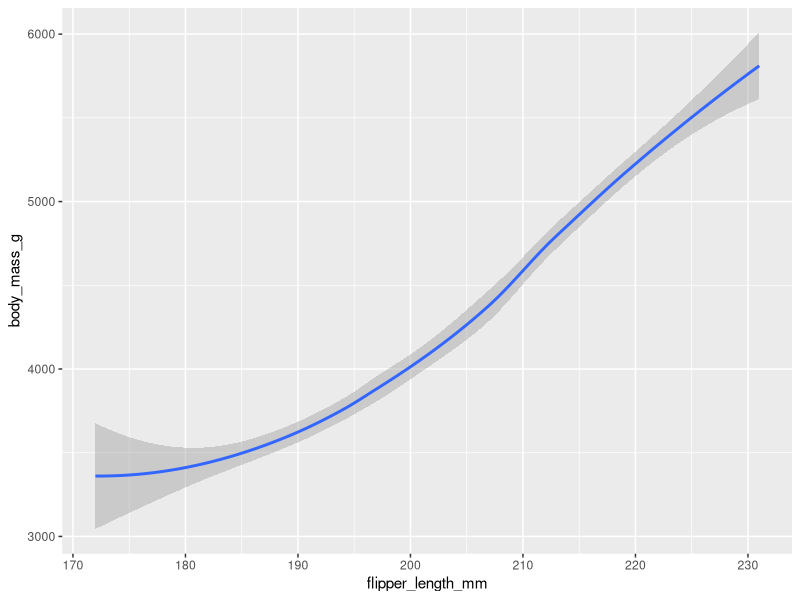
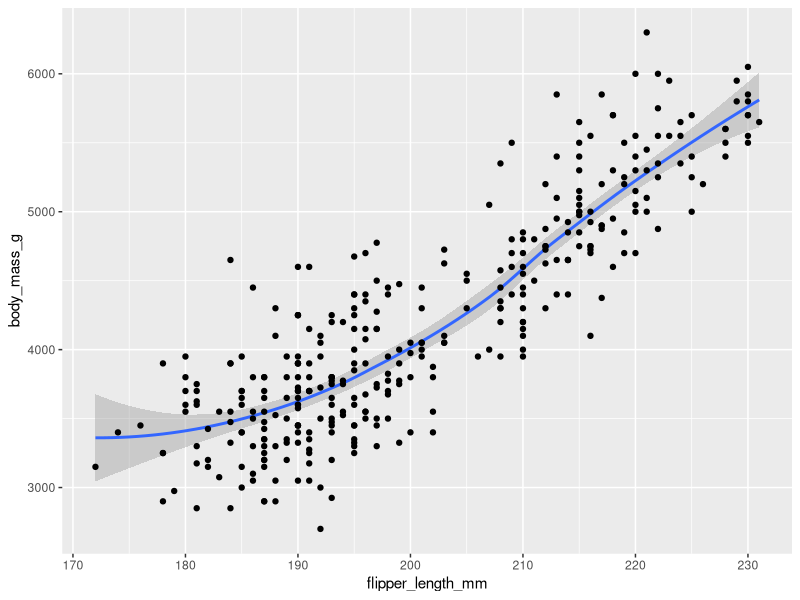
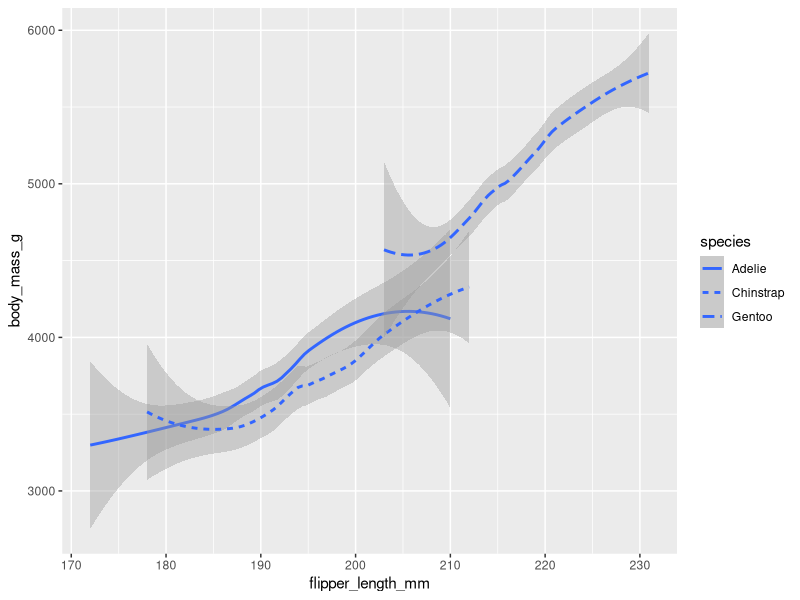
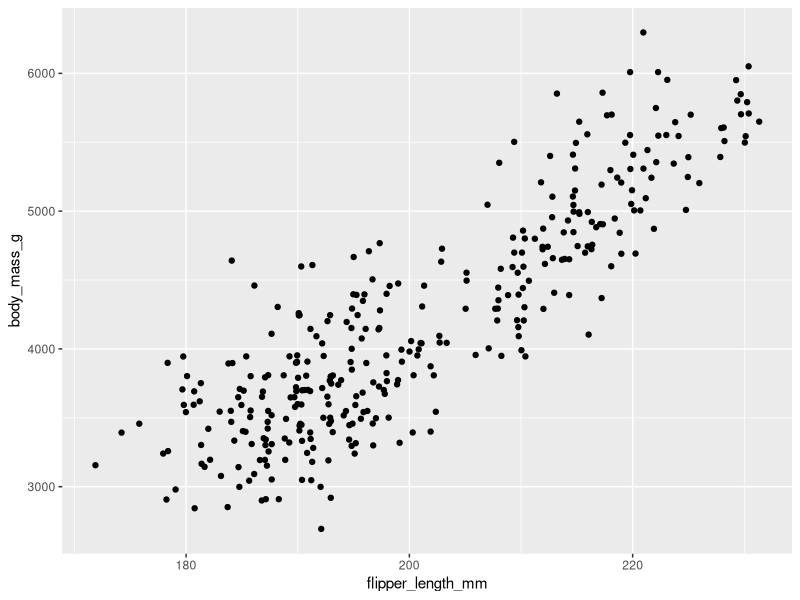
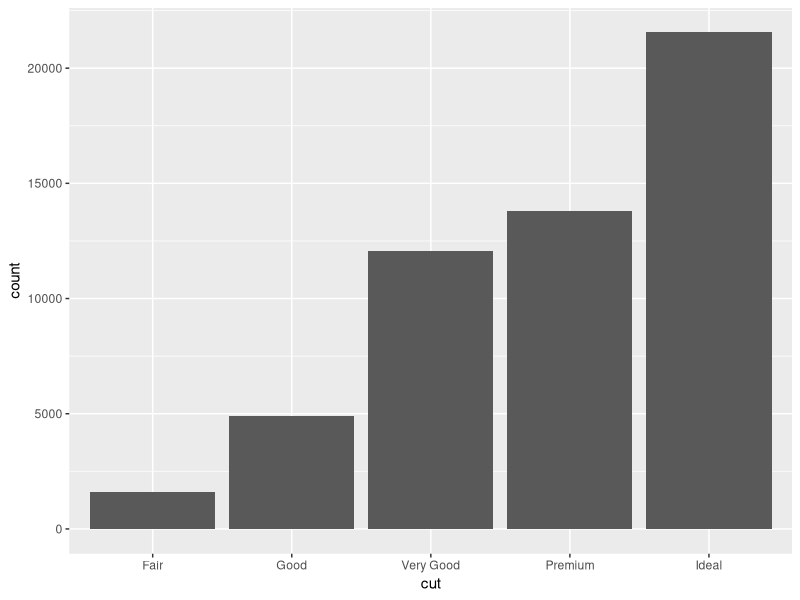
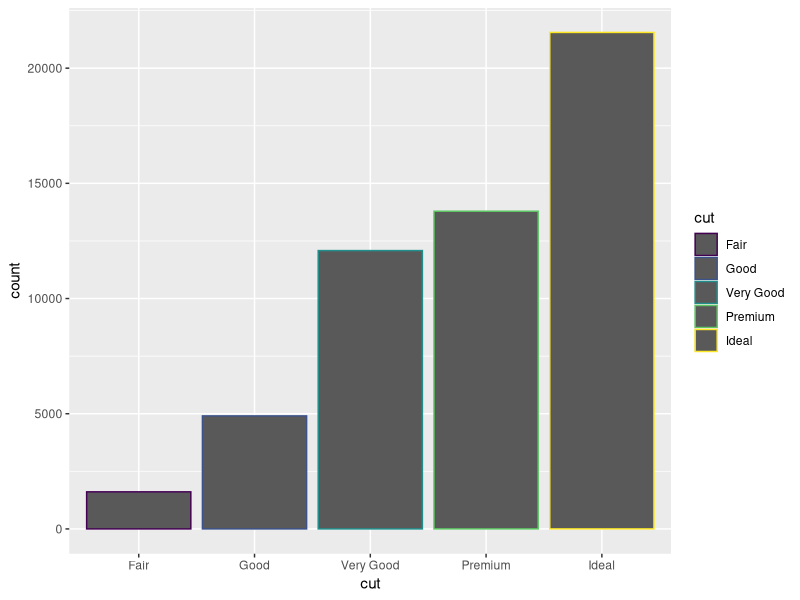
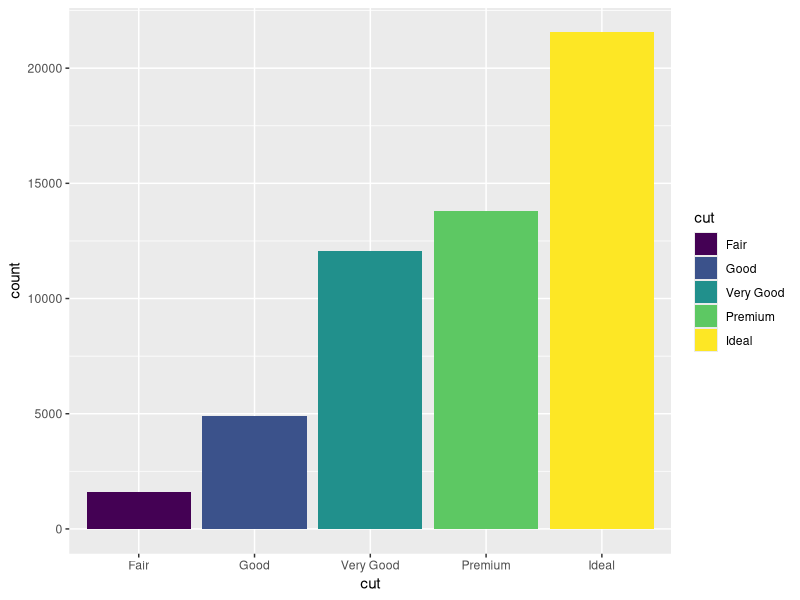
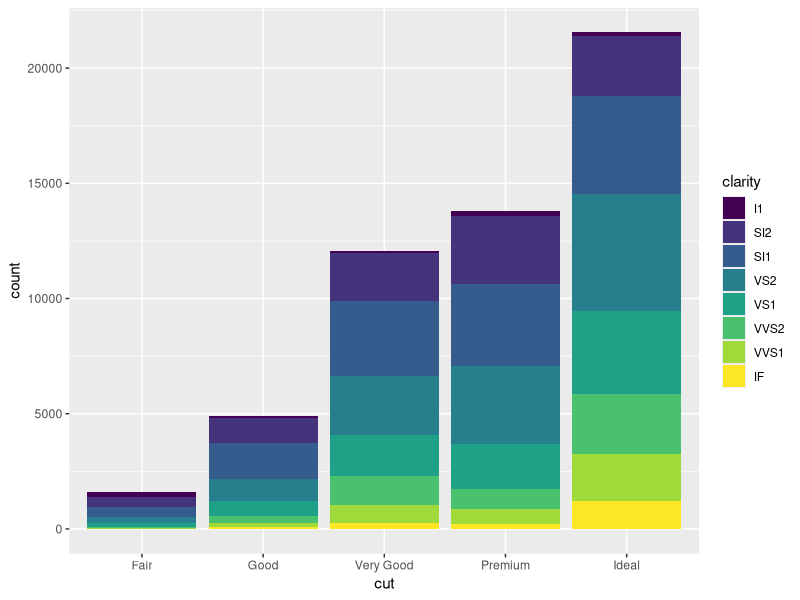

Recreate these plots in R, in order.
#1.First, let's load the ggplot2 package and the penguins dataset

library(ggplot2)
library(palmerpenguins)

#2. Now, we can put geom underscore smooth in place of geom underscore point.We still have the same data, but now the data's got a different visual appearance. Instead of points, there's a smooth line that fits the data. The geom underscore smooth function's useful for showing general trends in our data. The line clearly shows the positive relationship between body mass and flipper length. The larger the penguin, the longer the flipper. 

ggplot(data=penguins)+
  geom_smooth(mapping=aes(x=flipper_length_mm,y=body_mass_g))

#3.We can even use two geoms in the same plot. Let's say we want to show the relationship between the trend line and the data points more clearly. We can combine the code for geom underscore point and the code for geom underscore smooth by adding a plus symbol after geom underscore smooth. Let's write the code and run it.

ggplot(data=penguins)+
  geom_smooth(mapping=aes(x=flipper_length_mm,y=body_mass_g)) +
  geom_point(mapping=aes(x=flipper_length_mm,y=body_mass_g))

#4. Let's say we want to plot a separate line for each species of penguin. We can add the line type aesthetic to our code and map it to the variable species. Geom underscore smooth will draw a different line with a different line type for each species of penguin. The legend shows how each line type matches with each species. The plot clearly shows the trend for each species. 

ggplot(data=penguins)+
  geom_smooth(mapping=aes(x=flipper_length_mm,y=body_mass_g,linetype=species))

#5. Finally, let's check out the geom underscore jitter function. The geom underscore jitter function creates a scatter plot and then adds a small amount of random noise to each point in the plot. Jittering helps us deal with over-plotting, which happens when the data points in a plot overlap with each other. Jittering makes the points easier to find. I'll show you what I mean. Let's replace geom underscore point with geom underscore jitter.

ggplot(data=penguins)+
  geom_jitter(mapping=aes(x=flipper_length_mm,y=body_mass_g,linetype=species))

#6. Now that we've seen what ggplot2 can do with scatter plots, let's explore bar charts. We'll use the diamonds dataset that you're already familiar with. This includes data like the quality, clarity, and cut for over 50,000 diamonds. This dataset comes with the ggplot2 package, so it's already loaded. To make a bar chart, we use the geom underscore bar function. Let's write some code that plots a bar chart of the variable cut in the diamonds dataset. Cut refers to a diamond's proportions, symmetry, and polish. Notice that we didn't supply a variable for the y-axis. When you use geom underscore bar, R automatically counts how many times each x-value appears in the data, and then shows the counts on the y-axis. The default for geom underscore bar is to count rows. But that's only one of the many different applications for bar charts. For example, the x-axis of our plot shows five categories of cut quality: fair, good, very good, premium, and ideal. The y-axis shows the number of diamonds in each category. Over 20,000 diamonds have a value of ideal, which is the most common type of cut. 

ggplot(data=diamonds)+
  geom_bar(mapping=aes(x=cut))

#7. Geom underscore bar uses several aesthetics that you're already familiar with, such as color, size, and alpha. Let's add the color aesthetic to our plot and map it to the variable cut. We write the code the same way as we did with scatter plots and add color equals cut after x equals cut. Don't forget to put a comma after x equals cut to add a new aesthetic.

ggplot(data=diamonds)+
  geom_bar(mapping=aes(x=cut,color=cut))

#8. The color aesthetic adds color to the outline of each bar. R also supplies a legend to show the color-coding. Let's say, we want to highlight the difference between cuts even more clearly to make our plot easier to understand. We can use the fill aesthetic to add color to the inside of each bar. In our code, we put fill equals cut in place of color equals cut.

ggplot(data=diamonds)+
  geom_bar(mapping=aes(x=cut,fill=cut))

#9. R automatically chooses the colors and supplies a legend. That looks great. I really enjoy using the fill aesthetic. If we map fill to a new variable, geom underscore bar will display what's called a stacked bar chart. Let's map fill to clarity instead of cut. Our plot now shows 40 different combinations of cut and clarity. Each combination has its own colored rectangle. The rectangles that have the same cut value are stacked on top of each other in each bar. The plot organizes the complex data.

ggplot(data=diamonds)+
  geom_bar(mapping=aes(x=cut,fill=clarity))
